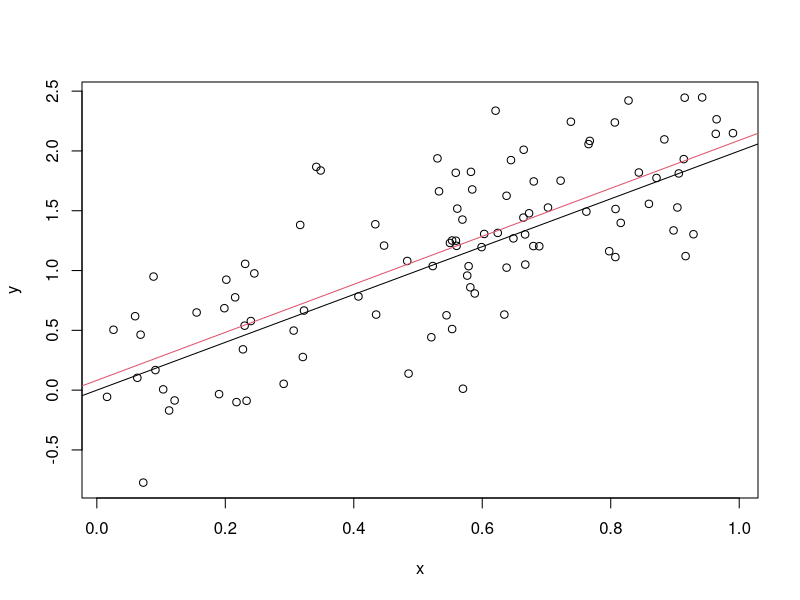

Reproduce this figure in R.
x=runif(100)
y=2*x + rnorm(100,sd=0.5)
plot(x,y)
abline(a=0,b=2) # valós modell

elso.lm = lm(y ~ x) # tengelymetszettel
lm(y ~ x -1) # tengelymetszettel

elso.lm
abline(elso.lm, col=2)
elso.lm$coefficients+1
coef(elso.lm)
summary(elso.lm)
